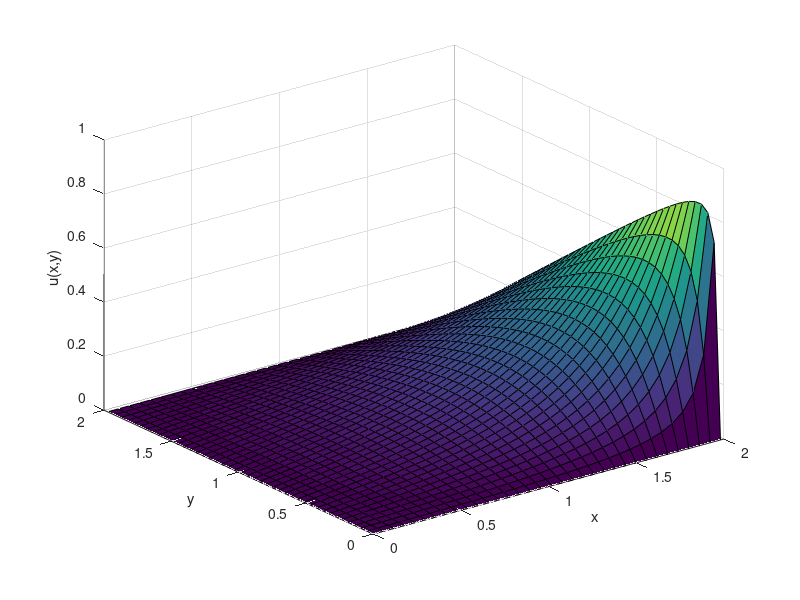
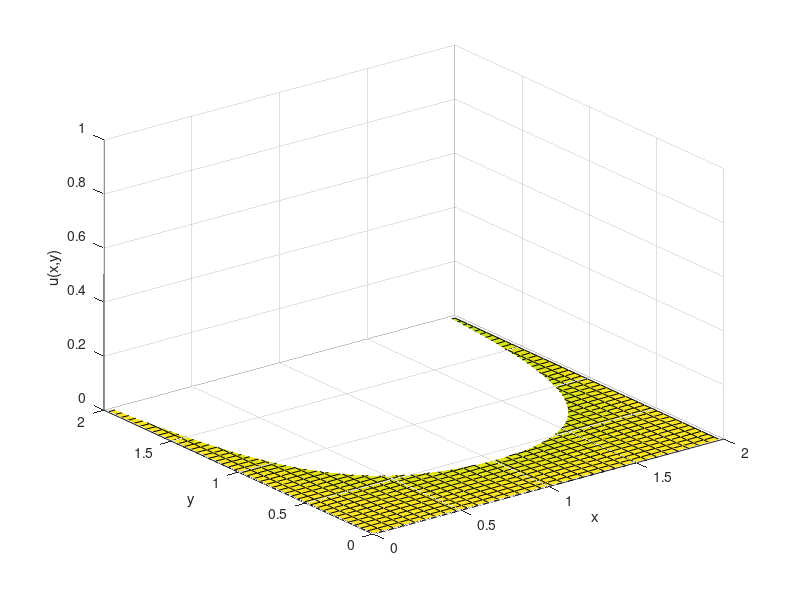
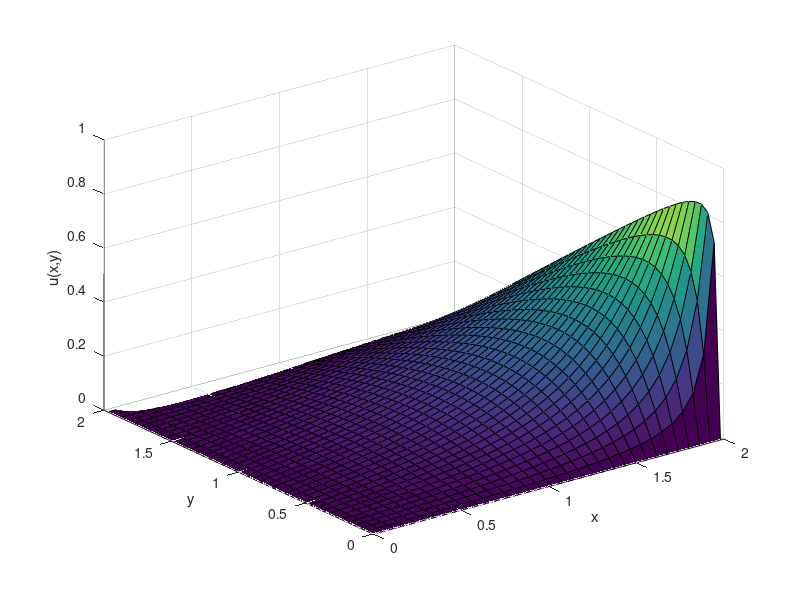
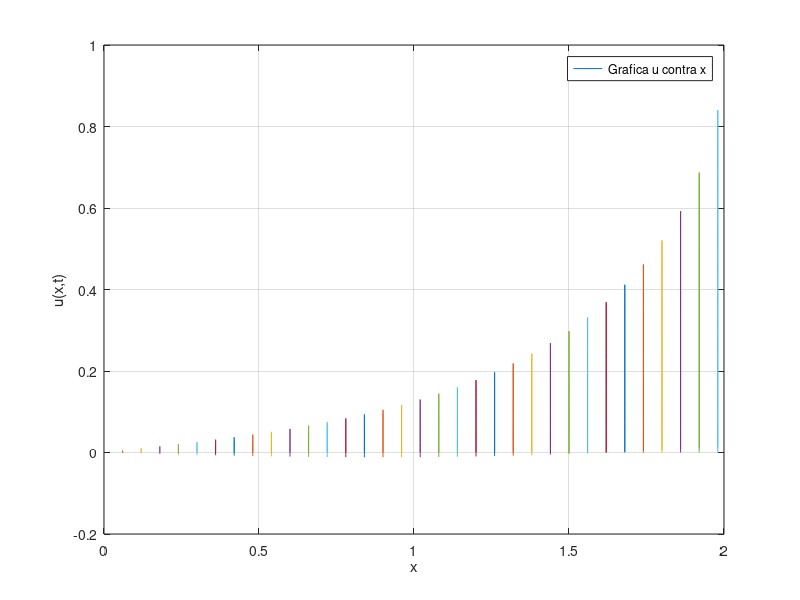

The MATLAB script that drew these images, in order:
clear all; clc; close all
format long
x=0:.06:2; 
y=0:.047:2; 
[x,y]=meshgrid(x,y); 
u1=0;
u2=0;
%Función u1
for n=1:220
u1=u1+(2*(n*pi-sin(n*pi))/(n^2*pi^2*sinh((n*pi))).*sinh(n*pi.*x/2).*sin(n*pi.*y/2));
end 
surf(x,y,u1)
xlabel('x')
ylabel('y')
zlabel('u(x,y)')
axis([0,2,0,2,0,1])
%Funcion u2
for n=1:180
Dn=((-2*(-1)^n/(n*pi))+(4/(n*pi)^3)*((-1)^n-1));
Cn=-Dn*coth(n*pi);
u2=u2+(Cn.*sinh(n*pi.*y/2)+Dn.*sinh(n*pi.*y/2)).*sin(n*pi.*x/2);
end
figure
surf(x,y,u2)
xlabel('x')
ylabel('y')
zlabel('u(x,y)')
axis([0,2,0,2,0,1])
%Funcion total
u3=u1+u2; 
figure
surf(x,y,u3)
xlabel('x')
ylabel('y')
zlabel('u(x,y)')
axis([0,2,0,2,0,1])
%Grafica de u contra x
figure
plot(x,u3)
xlabel('x')
ylabel('u(x,t)')
grid on
legend('Grafica u contra x')
%Grafica u contra y
figure
plot(y,u3)
xlabel('y')
ylabel('u(x,t)')
grid on
legend('Grafica u contra y')
%Grafica de contorno
figure 
contour(x,y,u3)
xlabel('x')
ylabel('y')
%Fusion de grafica de contorno y tridimensional
figure
surfc(x,y,u3)
xlabel('x')
ylabel('y')
zlabel('u(x,y)')
axis([0,2,0,2,0,1])
ylabel('y')
    
